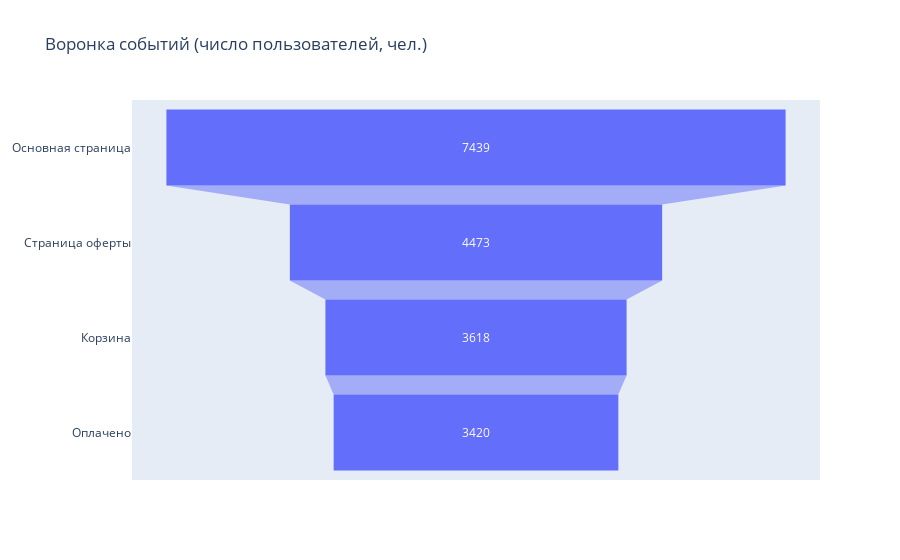

Notebook cell for this chart:
### Markdown cell above
**Воронка событий для общего датасета**

### Code cell
# строим воронку событий по числу пользователей
fig = go.Figure(go.Funnel(
    y = ["Основная страница","Страница оферты", "Корзина", "Оплачено"],
    x = df_sales_funnel['total_users'].values), 
    layout=dict(title='Воронка событий (число пользователей, чел.)'))
fig.show()

### Figure 1 — Plotly figure (JSON) as saved in the notebook; plotly's stock layout.template omitted (floating-point values rounded to 4 significant figures)
{"data": [{"type": "funnel", "x": [7439, 4473, 3618, 3420], "y": ["Основная страница", "Страница оферты", "Корзина", "Оплачено"]}], "layout": {"title": {"text": "Воронка событий (число пользователей, чел.)"}}}
